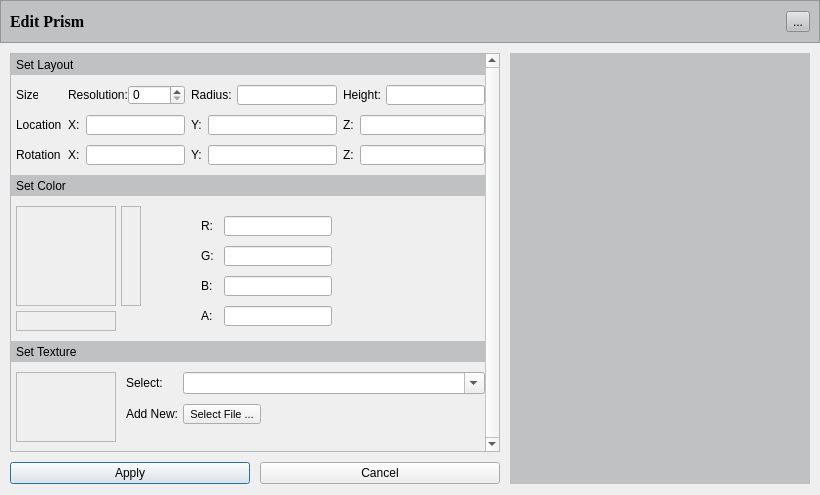
<?xml version="1.0" encoding="UTF-8"?>
<ui version="4.0">
 <class>EditPrism</class>
 <widget class="QDialog" name="EditPrism">
  <property name="geometry">
   <rect>
    <x>0</x>
    <y>0</y>
    <width>820</width>
    <height>495</height>
   </rect>
  </property>
  <property name="sizePolicy">
   <sizepolicy hsizetype="MinimumExpanding" vsizetype="MinimumExpanding">
    <horstretch>0</horstretch>
    <verstretch>0</verstretch>
   </sizepolicy>
  </property>
  <property name="windowTitle">
   <string>Dialog</string>
  </property>
  <layout class="QVBoxLayout" name="verticalLayout">
   <property name="spacing">
    <number>10</number>
   </property>
   <property name="leftMargin">
    <number>0</number>
   </property>
   <property name="topMargin">
    <number>0</number>
   </property>
   <property name="rightMargin">
    <number>0</number>
   </property>
   <item>
    <widget class="QFrame" name="frame_2">
     <property name="minimumSize">
      <size>
       <width>0</width>
       <height>43</height>
      </size>
     </property>
     <property name="styleSheet">
      <string notr="true">background-color:rgb(191,193,194)</string>
     </property>
     <property name="frameShape">
      <enum>QFrame::StyledPanel</enum>
     </property>
     <property name="frameShadow">
      <enum>QFrame::Raised</enum>
     </property>
     <layout class="QHBoxLayout" name="horizontalLayout_7">
      <item>
       <widget class="QLabel" name="label_14">
        <property name="font">
         <font>
          <family>Times New Roman</family>
          <pointsize>12</pointsize>
          <weight>75</weight>
          <bold>true</bold>
         </font>
        </property>
        <property name="text">
         <string>Edit Prism</string>
        </property>
       </widget>
      </item>
      <item>
       <widget class="QToolButton" name="m_pToolButtonCancel">
        <property name="text">
         <string>...</string>
        </property>
        <property name="icon">
         <iconset>
          <normaloff>../../../Projekti/close-icon.png</normaloff>../../../Projekti/close-icon.png</iconset>
        </property>
       </widget>
      </item>
     </layout>
    </widget>
   </item>
   <item>
    <layout class="QHBoxLayout" name="horizontalLayout_2">
     <property name="spacing">
      <number>0</number>
     </property>
     <property name="leftMargin">
      <number>10</number>
     </property>
     <property name="rightMargin">
      <number>10</number>
     </property>
     <item>
      <layout class="QVBoxLayout" name="verticalLayout_6">
       <property name="spacing">
        <number>10</number>
       </property>
       <property name="bottomMargin">
        <number>0</number>
       </property>
       <item>
        <widget class="QScrollArea" name="scrollArea">
         <property name="verticalScrollBarPolicy">
          <enum>Qt::ScrollBarAlwaysOn</enum>
         </property>
         <property name="widgetResizable">
          <bool>true</bool>
         </property>
         <widget class="QWidget" name="scrollAreaWidgetContents">
          <property name="geometry">
           <rect>
            <x>0</x>
            <y>0</y>
            <width>449</width>
            <height>394</height>
           </rect>
          </property>
          <layout class="QVBoxLayout" name="verticalLayout_3">
           <property name="spacing">
            <number>10</number>
           </property>
           <property name="leftMargin">
            <number>0</number>
           </property>
           <property name="topMargin">
            <number>0</number>
           </property>
           <property name="rightMargin">
            <number>0</number>
           </property>
           <item>
            <widget class="QLabel" name="label_2">
             <property name="sizePolicy">
              <sizepolicy hsizetype="Preferred" vsizetype="Fixed">
               <horstretch>0</horstretch>
               <verstretch>0</verstretch>
              </sizepolicy>
             </property>
             <property name="minimumSize">
              <size>
               <width>0</width>
               <height>21</height>
              </size>
             </property>
             <property name="maximumSize">
              <size>
               <width>16777215</width>
               <height>21</height>
              </size>
             </property>
             <property name="styleSheet">
              <string notr="true">background-color:rgb(191,193,194)</string>
             </property>
             <property name="frameShape">
              <enum>QFrame::NoFrame</enum>
             </property>
             <property name="frameShadow">
              <enum>QFrame::Raised</enum>
             </property>
             <property name="text">
              <string>Set Layout</string>
             </property>
             <property name="textFormat">
              <enum>Qt::PlainText</enum>
             </property>
             <property name="indent">
              <number>5</number>
             </property>
            </widget>
           </item>
           <item>
            <layout class="QGridLayout" name="gridLayout" columnstretch="0,0,0,0,0,0,0">
             <property name="leftMargin">
              <number>5</number>
             </property>
             <property name="bottomMargin">
              <number>0</number>
             </property>
             <property name="horizontalSpacing">
              <number>6</number>
             </property>
             <item row="2" column="3">
              <widget class="QLabel" name="label_35">
               <property name="text">
                <string>Y:</string>
               </property>
              </widget>
             </item>
             <item row="1" column="6">
              <widget class="QLineEdit" name="lineEdit_30">
               <property name="maximumSize">
                <size>
                 <width>16777215</width>
                 <height>20</height>
                </size>
               </property>
              </widget>
             </item>
             <item row="2" column="4">
              <widget class="QLineEdit" name="lineEdit_31">
               <property name="maximumSize">
                <size>
                 <width>16777215</width>
                 <height>20</height>
                </size>
               </property>
              </widget>
             </item>
             <item row="1" column="0">
              <widget class="QLabel" name="label_9">
               <property name="text">
                <string>Location</string>
               </property>
              </widget>
             </item>
             <item row="1" column="2">
              <widget class="QLineEdit" name="lineEdit_33">
               <property name="maximumSize">
                <size>
                 <width>16777215</width>
                 <height>20</height>
                </size>
               </property>
              </widget>
             </item>
             <item row="2" column="6">
              <widget class="QLineEdit" name="lineEdit_34">
               <property name="maximumSize">
                <size>
                 <width>16777215</width>
                 <height>20</height>
                </size>
               </property>
              </widget>
             </item>
             <item row="1" column="4">
              <widget class="QLineEdit" name="lineEdit_32">
               <property name="maximumSize">
                <size>
                 <width>16777215</width>
                 <height>20</height>
                </size>
               </property>
              </widget>
             </item>
             <item row="1" column="3">
              <widget class="QLabel" name="label_38">
               <property name="text">
                <string>Y:</string>
               </property>
              </widget>
             </item>
             <item row="1" column="1">
              <widget class="QLabel" name="label_39">
               <property name="text">
                <string>X:</string>
               </property>
              </widget>
             </item>
             <item row="2" column="0">
              <widget class="QLabel" name="label_10">
               <property name="text">
                <string>Rotation</string>
               </property>
              </widget>
             </item>
             <item row="0" column="0">
              <widget class="QLabel" name="label_18">
               <property name="sizePolicy">
                <sizepolicy hsizetype="Preferred" vsizetype="Preferred">
                 <horstretch>0</horstretch>
                 <verstretch>0</verstretch>
                </sizepolicy>
               </property>
               <property name="maximumSize">
                <size>
                 <width>22</width>
                 <height>20</height>
                </size>
               </property>
               <property name="text">
                <string>Size</string>
               </property>
              </widget>
             </item>
             <item row="2" column="5">
              <widget class="QLabel" name="label_40">
               <property name="text">
                <string>Z:</string>
               </property>
              </widget>
             </item>
             <item row="1" column="5">
              <widget class="QLabel" name="label_37">
               <property name="text">
                <string>Z:</string>
               </property>
              </widget>
             </item>
             <item row="2" column="2">
              <widget class="QLineEdit" name="lineEdit_27">
               <property name="maximumSize">
                <size>
                 <width>16777215</width>
                 <height>20</height>
                </size>
               </property>
              </widget>
             </item>
             <item row="2" column="1">
              <widget class="QLabel" name="label_33">
               <property name="text">
                <string>X:</string>
               </property>
              </widget>
             </item>
             <item row="0" column="1" colspan="2">
              <layout class="QHBoxLayout" name="horizontalLayout_10">
               <property name="spacing">
                <number>0</number>
               </property>
               <property name="leftMargin">
                <number>0</number>
               </property>
               <item>
                <widget class="QLabel" name="label_19">
                 <property name="text">
                  <string>Resolution:</string>
                 </property>
                 <property name="margin">
                  <number>0</number>
                 </property>
                 <property name="indent">
                  <number>0</number>
                 </property>
                </widget>
               </item>
               <item>
                <widget class="QSpinBox" name="m_pSpinBoxResolution">
                 <property name="maximumSize">
                  <size>
                   <width>80</width>
                   <height>20</height>
                  </size>
                 </property>
                </widget>
               </item>
              </layout>
             </item>
             <item row="0" column="3" colspan="2">
              <layout class="QHBoxLayout" name="horizontalLayout_11">
               <property name="spacing">
                <number>5</number>
               </property>
               <property name="leftMargin">
                <number>0</number>
               </property>
               <item>
                <widget class="QLabel" name="label_20">
                 <property name="text">
                  <string>Radius:</string>
                 </property>
                 <property name="margin">
                  <number>0</number>
                 </property>
                 <property name="indent">
                  <number>0</number>
                 </property>
                </widget>
               </item>
               <item>
                <widget class="QLineEdit" name="m_pLineEditRadius">
                 <property name="maximumSize">
                  <size>
                   <width>16777215</width>
                   <height>20</height>
                  </size>
                 </property>
                </widget>
               </item>
              </layout>
             </item>
             <item row="0" column="5" colspan="2">
              <layout class="QHBoxLayout" name="horizontalLayout_12">
               <property name="spacing">
                <number>5</number>
               </property>
               <property name="leftMargin">
                <number>0</number>
               </property>
               <item>
                <widget class="QLabel" name="label_21">
                 <property name="text">
                  <string>Height:</string>
                 </property>
                 <property name="margin">
                  <number>0</number>
                 </property>
                 <property name="indent">
                  <number>0</number>
                 </property>
                </widget>
               </item>
               <item>
                <widget class="QLineEdit" name="m_pLineEditHeight">
                 <property name="maximumSize">
                  <size>
                   <width>16777215</width>
                   <height>20</height>
                  </size>
                 </property>
                </widget>
               </item>
              </layout>
             </item>
            </layout>
           </item>
           <item>
            <widget class="QLabel" name="label_3">
             <property name="sizePolicy">
              <sizepolicy hsizetype="Preferred" vsizetype="Fixed">
               <horstretch>0</horstretch>
               <verstretch>0</verstretch>
              </sizepolicy>
             </property>
             <property name="minimumSize">
              <size>
               <width>0</width>
               <height>21</height>
              </size>
             </property>
             <property name="maximumSize">
              <size>
               <width>16777215</width>
               <height>21</height>
              </size>
             </property>
             <property name="styleSheet">
              <string notr="true">background-color:rgb(191,193,194)</string>
             </property>
             <property name="frameShape">
              <enum>QFrame::NoFrame</enum>
             </property>
             <property name="frameShadow">
              <enum>QFrame::Raised</enum>
             </property>
             <property name="text">
              <string>Set Color</string>
             </property>
             <property name="textFormat">
              <enum>Qt::PlainText</enum>
             </property>
             <property name="scaledContents">
              <bool>false</bool>
             </property>
             <property name="margin">
              <number>0</number>
             </property>
             <property name="indent">
              <number>5</number>
             </property>
            </widget>
           </item>
           <item>
            <layout class="QHBoxLayout" name="horizontalLayout_3">
             <property name="spacing">
              <number>40</number>
             </property>
             <property name="bottomMargin">
              <number>0</number>
             </property>
             <item>
              <layout class="QVBoxLayout" name="verticalLayout_4">
               <property name="spacing">
                <number>5</number>
               </property>
               <property name="leftMargin">
                <number>5</number>
               </property>
               <property name="bottomMargin">
                <number>0</number>
               </property>
               <item>
                <layout class="QHBoxLayout" name="horizontalLayout_4">
                 <item>
                  <widget class="QLabel" name="label_13">
                   <property name="enabled">
                    <bool>true</bool>
                   </property>
                   <property name="sizePolicy">
                    <sizepolicy hsizetype="Fixed" vsizetype="Fixed">
                     <horstretch>0</horstretch>
                     <verstretch>0</verstretch>
                    </sizepolicy>
                   </property>
                   <property name="minimumSize">
                    <size>
                     <width>100</width>
                     <height>100</height>
                    </size>
                   </property>
                   <property name="frameShape">
                    <enum>QFrame::StyledPanel</enum>
                   </property>
                   <property name="text">
                    <string/>
                   </property>
                  </widget>
                 </item>
                 <item>
                  <widget class="QLabel" name="label_4">
                   <property name="sizePolicy">
                    <sizepolicy hsizetype="Fixed" vsizetype="Fixed">
                     <horstretch>0</horstretch>
                     <verstretch>0</verstretch>
                    </sizepolicy>
                   </property>
                   <property name="minimumSize">
                    <size>
                     <width>20</width>
                     <height>100</height>
                    </size>
                   </property>
                   <property name="frameShape">
                    <enum>QFrame::StyledPanel</enum>
                   </property>
                   <property name="text">
                    <string/>
                   </property>
                  </widget>
                 </item>
                </layout>
               </item>
               <item>
                <widget class="QLabel" name="label_5">
                 <property name="minimumSize">
                  <size>
                   <width>100</width>
                   <height>20</height>
                  </size>
                 </property>
                 <property name="maximumSize">
                  <size>
                   <width>100</width>
                   <height>20</height>
                  </size>
                 </property>
                 <property name="frameShape">
                  <enum>QFrame::StyledPanel</enum>
                 </property>
                 <property name="text">
                  <string/>
                 </property>
                </widget>
               </item>
              </layout>
             </item>
             <item>
              <layout class="QFormLayout" name="formLayout_2">
               <property name="fieldGrowthPolicy">
                <enum>QFormLayout::FieldsStayAtSizeHint</enum>
               </property>
               <property name="horizontalSpacing">
                <number>10</number>
               </property>
               <property name="verticalSpacing">
                <number>10</number>
               </property>
               <property name="leftMargin">
                <number>20</number>
               </property>
               <property name="topMargin">
                <number>10</number>
               </property>
               <property name="rightMargin">
                <number>10</number>
               </property>
               <item row="0" column="0">
                <widget class="QLabel" name="label_45">
                 <property name="text">
                  <string>R:</string>
                 </property>
                </widget>
               </item>
               <item row="0" column="1">
                <widget class="QLineEdit" name="m_pLineEditColorR">
                 <property name="maximumSize">
                  <size>
                   <width>16777215</width>
                   <height>20</height>
                  </size>
                 </property>
                </widget>
               </item>
               <item row="1" column="0">
                <widget class="QLabel" name="label_46">
                 <property name="text">
                  <string>G:</string>
                 </property>
                </widget>
               </item>
               <item row="1" column="1">
                <widget class="QLineEdit" name="m_pLineEditColorG">
                 <property name="maximumSize">
                  <size>
                   <width>16777215</width>
                   <height>20</height>
                  </size>
                 </property>
                </widget>
               </item>
               <item row="2" column="0">
                <widget class="QLabel" name="label_43">
                 <property name="text">
                  <string>B:</string>
                 </property>
                </widget>
               </item>
               <item row="2" column="1">
                <widget class="QLineEdit" name="m_pLineEditColorB">
                 <property name="maximumSize">
                  <size>
                   <width>16777215</width>
                   <height>20</height>
                  </size>
                 </property>
                </widget>
               </item>
               <item row="3" column="0">
                <widget class="QLabel" name="label_53">
                 <property name="text">
                  <string>A:</string>
                 </property>
                </widget>
               </item>
               <item row="3" column="1">
                <widget class="QLineEdit" name="m_pLineEditColorA">
                 <property name="maximumSize">
                  <size>
                   <width>16777215</width>
                   <height>20</height>
                  </size>
                 </property>
                </widget>
               </item>
              </layout>
             </item>
            </layout>
           </item>
           <item>
            <widget class="QLabel" name="label_6">
             <property name="sizePolicy">
              <sizepolicy hsizetype="Preferred" vsizetype="Fixed">
               <horstretch>0</horstretch>
               <verstretch>0</verstretch>
              </sizepolicy>
             </property>
             <property name="minimumSize">
              <size>
               <width>0</width>
               <height>21</height>
              </size>
             </property>
             <property name="maximumSize">
              <size>
               <width>16777215</width>
               <height>21</height>
              </size>
             </property>
             <property name="styleSheet">
              <string notr="true">background-color:rgb(191,193,194)</string>
             </property>
             <property name="frameShape">
              <enum>QFrame::NoFrame</enum>
             </property>
             <property name="frameShadow">
              <enum>QFrame::Raised</enum>
             </property>
             <property name="text">
              <string>Set Texture</string>
             </property>
             <property name="textFormat">
              <enum>Qt::PlainText</enum>
             </property>
             <property name="indent">
              <number>5</number>
             </property>
            </widget>
           </item>
           <item>
            <layout class="QHBoxLayout" name="horizontalLayout_5">
             <property name="spacing">
              <number>10</number>
             </property>
             <property name="leftMargin">
              <number>5</number>
             </property>
             <item>
              <widget class="QLabel" name="m_pLabelTexture">
               <property name="maximumSize">
                <size>
                 <width>100</width>
                 <height>100</height>
                </size>
               </property>
               <property name="frameShape">
                <enum>QFrame::StyledPanel</enum>
               </property>
               <property name="text">
                <string/>
               </property>
              </widget>
             </item>
             <item>
              <layout class="QFormLayout" name="formLayout_3">
               <property name="horizontalSpacing">
                <number>5</number>
               </property>
               <property name="verticalSpacing">
                <number>10</number>
               </property>
               <property name="leftMargin">
                <number>0</number>
               </property>
               <property name="topMargin">
                <number>0</number>
               </property>
               <item row="0" column="0">
                <widget class="QLabel" name="label_12">
                 <property name="text">
                  <string>Select:</string>
                 </property>
                </widget>
               </item>
               <item row="0" column="1">
                <widget class="QComboBox" name="comboBox">
                 <property name="acceptDrops">
                  <bool>true</bool>
                 </property>
                 <property name="editable">
                  <bool>true</bool>
                 </property>
                 <property name="insertPolicy">
                  <enum>QComboBox::InsertAlphabetically</enum>
                 </property>
                </widget>
               </item>
               <item row="1" column="0">
                <widget class="QLabel" name="label_11">
                 <property name="text">
                  <string>Add New:</string>
                 </property>
                 <property name="margin">
                  <number>0</number>
                 </property>
                </widget>
               </item>
               <item row="1" column="1">
                <widget class="QToolButton" name="m_pToolButtonTexture">
                 <property name="font">
                  <font>
                   <pointsize>8</pointsize>
                  </font>
                 </property>
                 <property name="text">
                  <string>Select File ...</string>
                 </property>
                 <property name="popupMode">
                  <enum>QToolButton::InstantPopup</enum>
                 </property>
                </widget>
               </item>
              </layout>
             </item>
            </layout>
           </item>
          </layout>
         </widget>
        </widget>
       </item>
       <item>
        <layout class="QHBoxLayout" name="horizontalLayout_6">
         <property name="bottomMargin">
          <number>0</number>
         </property>
         <item>
          <widget class="QPushButton" name="m_pPushButtonApply">
           <property name="text">
            <string>Apply</string>
           </property>
          </widget>
         </item>
         <item>
          <widget class="QPushButton" name="m_pPushButtonCancel">
           <property name="text">
            <string>Cancel</string>
           </property>
          </widget>
         </item>
        </layout>
       </item>
      </layout>
     </item>
     <item>
      <widget class="QWidget" name="widget" native="true">
       <property name="sizePolicy">
        <sizepolicy hsizetype="MinimumExpanding" vsizetype="MinimumExpanding">
         <horstretch>1</horstretch>
         <verstretch>1</verstretch>
        </sizepolicy>
       </property>
       <property name="minimumSize">
        <size>
         <width>310</width>
         <height>300</height>
        </size>
       </property>
       <property name="styleSheet">
        <string notr="true"/>
       </property>
       <layout class="QVBoxLayout" name="verticalLayout_2">
        <property name="spacing">
         <number>0</number>
        </property>
        <property name="leftMargin">
         <number>10</number>
        </property>
        <property name="topMargin">
         <number>0</number>
        </property>
        <property name="rightMargin">
         <number>0</number>
        </property>
        <property name="bottomMargin">
         <number>0</number>
        </property>
        <item>
         <widget class="VR::OSGQT_Widget" name="m_pOSGQT_Widget" native="true">
          <property name="sizePolicy">
           <sizepolicy hsizetype="MinimumExpanding" vsizetype="MinimumExpanding">
            <horstretch>0</horstretch>
            <verstretch>0</verstretch>
           </sizepolicy>
          </property>
          <property name="minimumSize">
           <size>
            <width>300</width>
            <height>300</height>
           </size>
          </property>
          <property name="maximumSize">
           <size>
            <width>16777215</width>
            <height>16777215</height>
           </size>
          </property>
          <property name="sizeIncrement">
           <size>
            <width>1</width>
            <height>1</height>
           </size>
          </property>
          <property name="baseSize">
           <size>
            <width>300</width>
            <height>300</height>
           </size>
          </property>
          <property name="styleSheet">
           <string notr="true">background-color: rgb(191, 193, 194);</string>
          </property>
         </widget>
        </item>
       </layout>
      </widget>
     </item>
    </layout>
   </item>
  </layout>
 </widget>
 <customwidgets>
  <customwidget>
   <class>VR::OSGQT_Widget</class>
   <extends>QWidget</extends>
   <header location="global">vrosgqt_widget.h</header>
   <container>1</container>
  </customwidget>
 </customwidgets>
 <tabstops>
  <tabstop>scrollArea</tabstop>
  <tabstop>lineEdit_33</tabstop>
  <tabstop>lineEdit_32</tabstop>
  <tabstop>m_pLineEditColorR</tabstop>
  <tabstop>m_pLineEditColorG</tabstop>
  <tabstop>m_pLineEditColorB</tabstop>
  <tabstop>m_pLineEditColorA</tabstop>
  <tabstop>comboBox</tabstop>
  <tabstop>m_pToolButtonTexture</tabstop>
  <tabstop>m_pPushButtonApply</tabstop>
  <tabstop>m_pPushButtonCancel</tabstop>
 </tabstops>
 <resources/>
 <connections/>
</ui>
